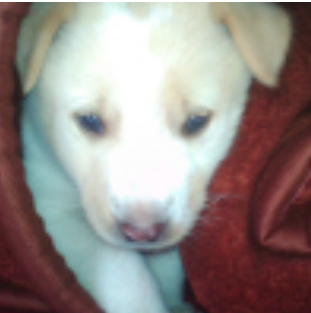
#> input picture volleyball.png, 311 x 313 px, found by its file name
$ jupyter execute ImgProcess6.ipynb
#> lines starting #> are read from the running program, lines starting #| are printed output that depends on the picture; after the words box and inside, x2 and y2 are one past the last pixel; in counts of white or black regions, pixels touching at a corner belong together
[cell 1]
# Image Processing in Python (Scaling, Rotating, Shifting and Edge Detection)
# Scaling an image
import cv2
import numpy as np

FILE_NAME = 'Volleyball.png'
try:
    img = cv2.imread(FILE_NAME)
#> img is the input picture: shape (313, 311, 3); mean B, G, R 136.8, 140.3, 150
    (height,width) = img.shape[:2]
#> height = 313; width = 311
    res = cv2.resize(img,(int(width/2),int(height/2)),interpolation=cv2.INTER_CUBIC)
    cv2.imwrite('result.png',res)
except IOError:
    print('Error while reading files !!!')

[cell 2]
# Rotating an Image
import cv2
import numpy as np
FILE_NAME='volleyball.png'
try:
    img = cv2.imread(FILE_NAME)
    (rows,cols) = img.shape[:2]
#> rows = 313; cols = 311
    M = cv2.getRotationMatrix2D((cols/2,rows/2),45,1)
    res = cv2.warpAffine(img,M,(cols,rows))
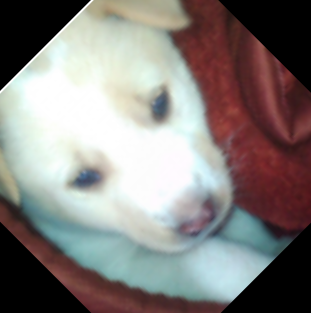
#> res: shape (313, 311, 3); mean B, G, R 125.9, 128.6, 133.5
    cv2.imwrite('result1.png',res)
except IOError:
    print('Error while reading files!!!')

[cell 3]
# Translating an image
import cv2
import numpy as np

FILE_NAME = 'volleyball.png'
M = np.float32([[1,0,100],[0,1,50]])

try:
    img = cv2.imread(FILE_NAME)
    (rows,cols) = img.shape[:2]
    res = cv2.warpAffine(img,M,(cols,rows))
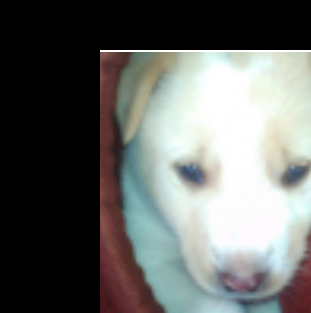
#> res: shape (313, 311, 3); mean B, G, R 101.2, 103.8, 101.6
    cv2.imwrite('result2.png',res)
except IOError:
    print('Error while reading files!!!')

[cell 4]
# Edge Detection in an Image
import cv2
import numpy as np
FILE_NAME = 'volleyball.png'
try :
    img = cv2.imread(FILE_NAME)
    edges = cv2.Canny(img,100,200)
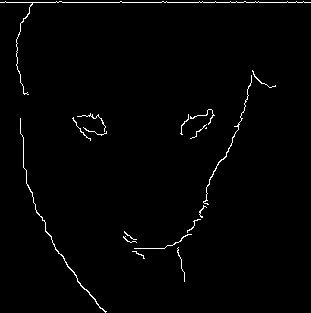
#> edges: shape (313, 311); 1.4% white in thin lines or dots
    cv2.imwrite('result3.jpg',edges)
except IOError:
    print('Error while reading files!!!')

$ run again, with Mountain.png copied over volleyball.png
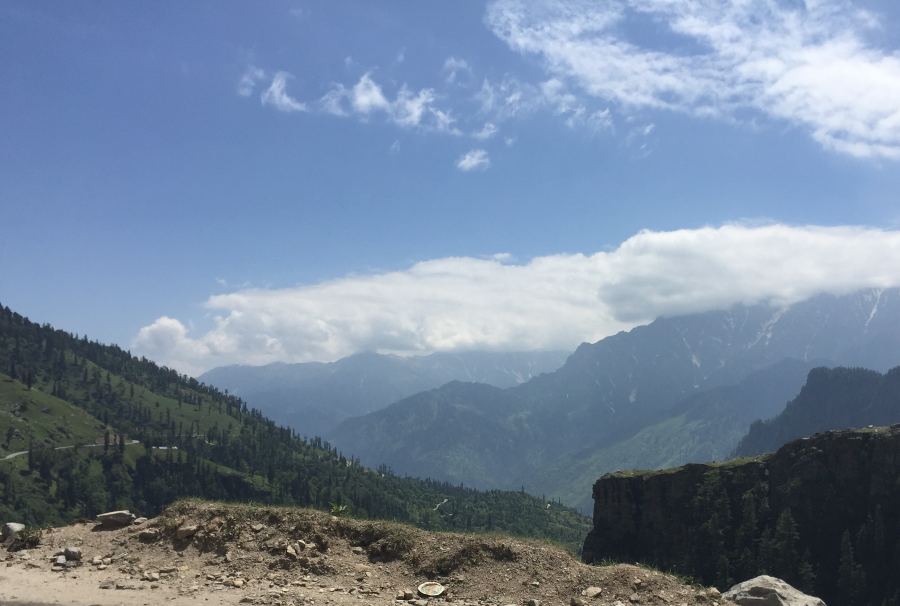
#> input picture Mountain.png, 2700 x 1818 px, found by its file name (shown at 1/3 size)
#> img is the input picture: shape (1818, 2700, 3); mean B, G, R 156.3, 134.2, 116.8
#> `res = cv2.warpAffine(img,M,(cols,rows))`:
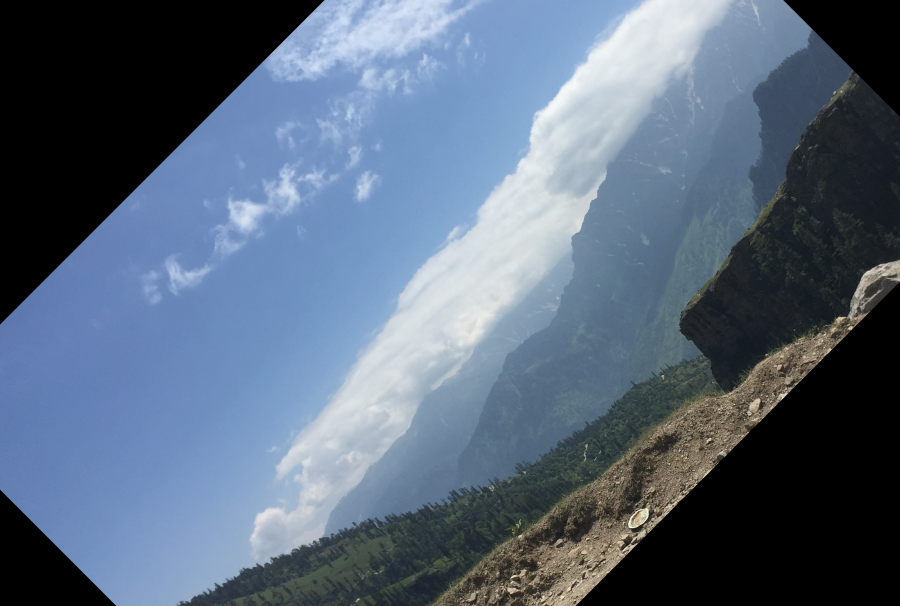
#> res: shape (1818, 2700, 3) (shown at 1/3 size); mean B, G, R 123.8, 104.6, 89.4
#> `edges = cv2.Canny(img,100,200)`:
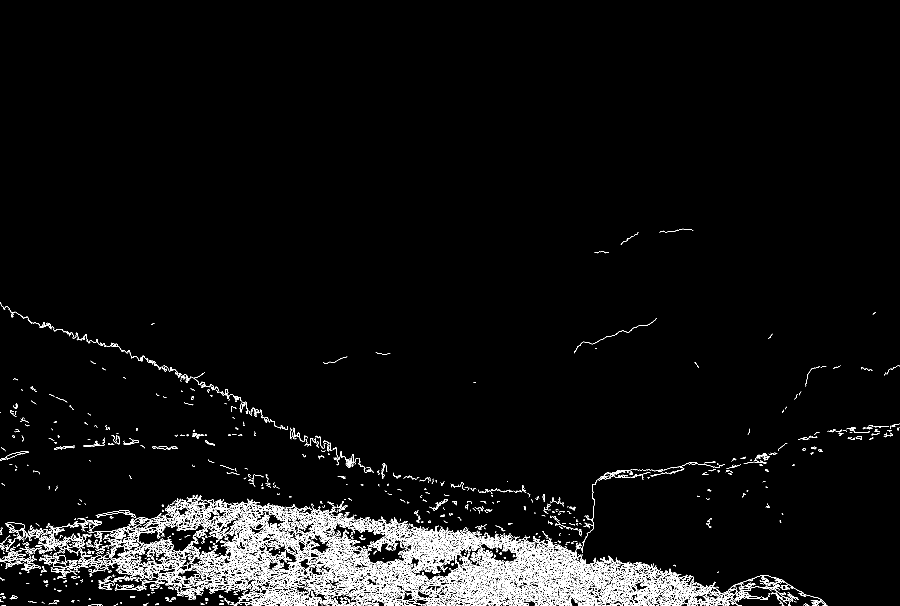
#> edges: shape (1818, 2700) (shown at 1/3 size); 3% white in thin lines or dots, all inside (x1, y1, x2, y2) = (0, 686, 2700, 1818)

$ run again, with River.png copied over volleyball.png
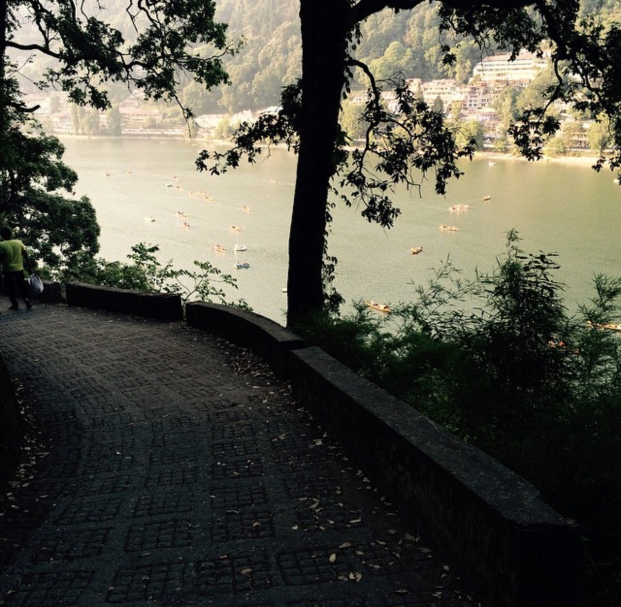
#> input picture River.png, 1242 x 1214 px, found by its file name (shown at 1/2 size)
#> img is the input picture: shape (1214, 1242, 3); mean B, G, R 69.5, 80, 81.1
#> `res = cv2.warpAffine(img,M,(cols,rows))`:
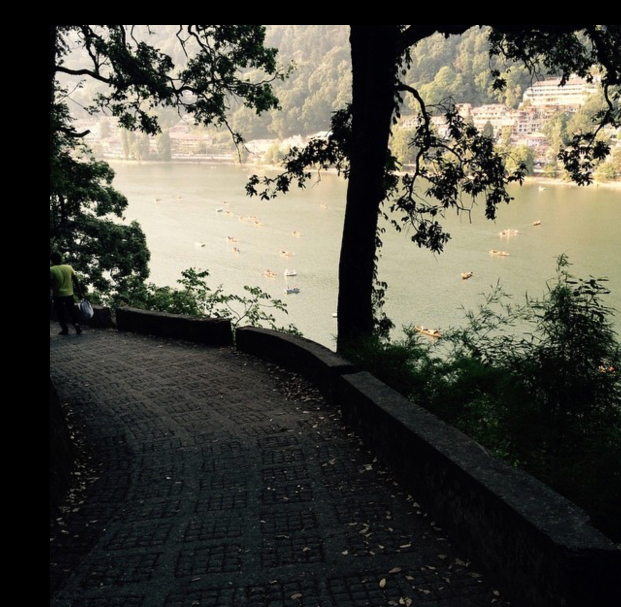
#> res: shape (1214, 1242, 3) (shown at 1/2 size); mean B, G, R 64, 73.2, 74.4
#> `edges = cv2.Canny(img,100,200)`:
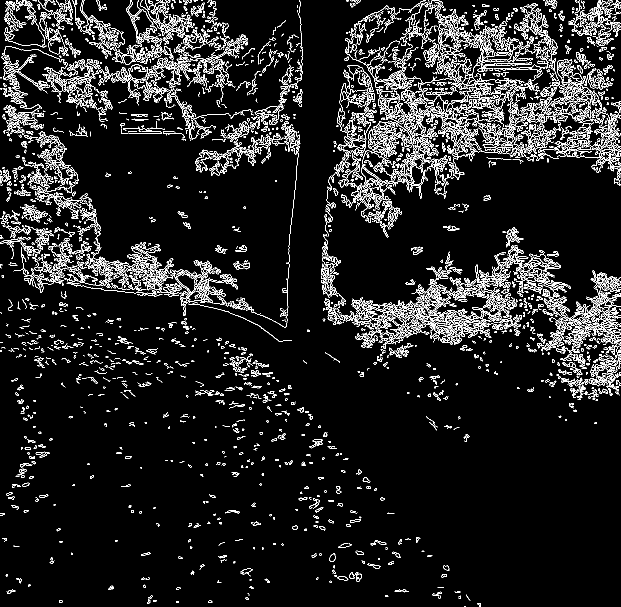
#> edges: shape (1214, 1242) (shown at 1/2 size); 8.3% white in thin lines or dots

$ run again, with Snow.png copied over volleyball.png
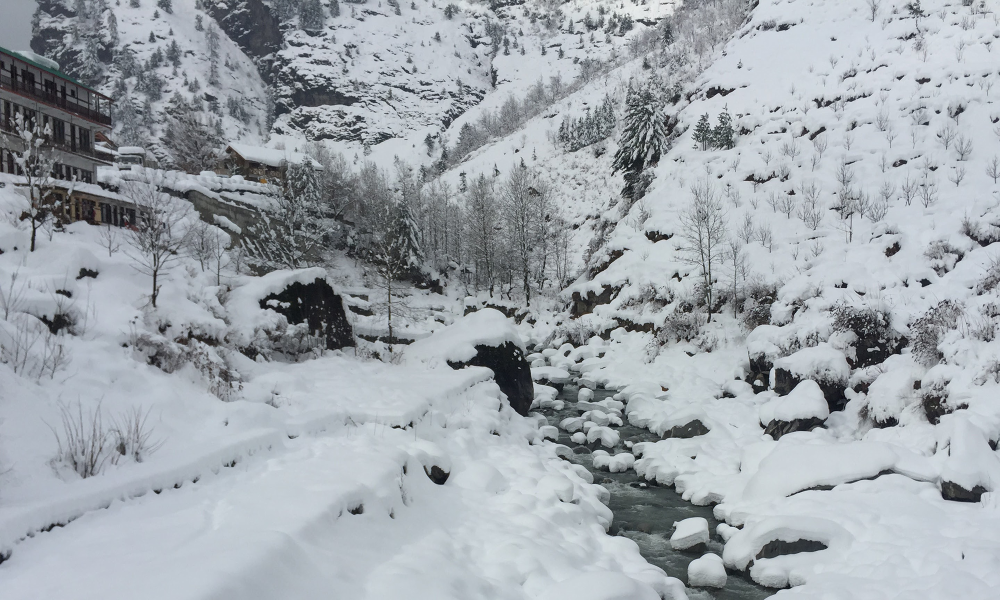
#> input picture Snow.png, 2000 x 1200 px, found by its file name (shown at 1/2 size)
#> img is the input picture: shape (1200, 2000, 3); mean B, G, R 171.3, 165.3, 158.7
#> `res = cv2.warpAffine(img,M,(cols,rows))`:
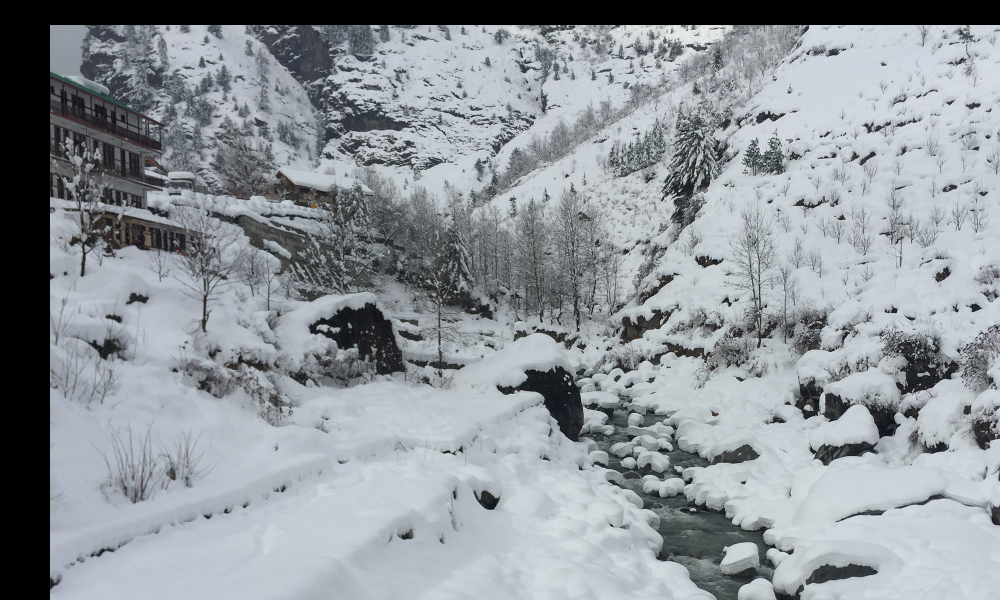
#> res: shape (1200, 2000, 3) (shown at 1/2 size); mean B, G, R 153.7, 148.3, 142.4
#> `edges = cv2.Canny(img,100,200)`:
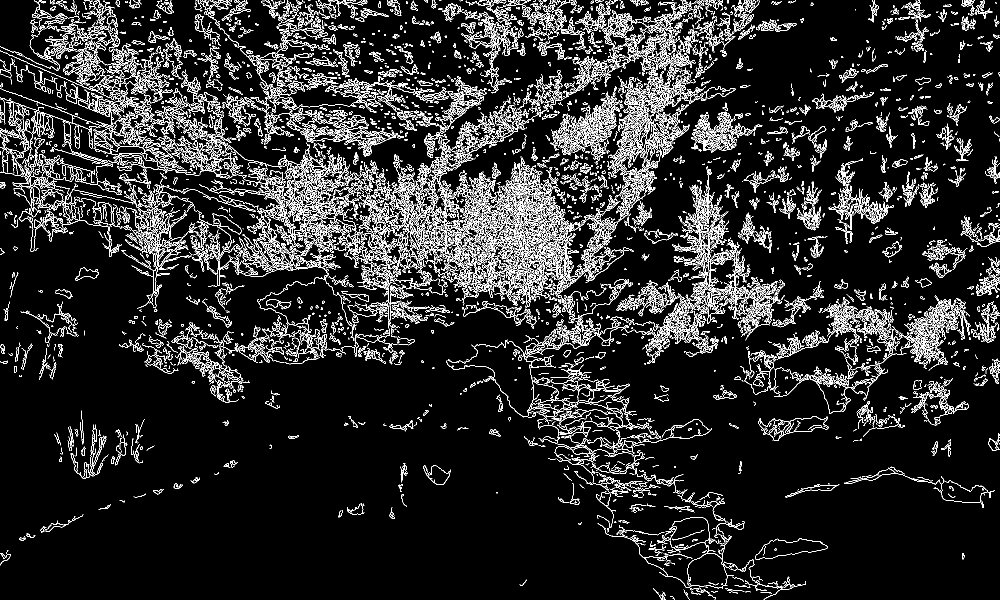
#> edges: shape (1200, 2000) (shown at 1/2 size); 10.3% white in thin lines or dots
